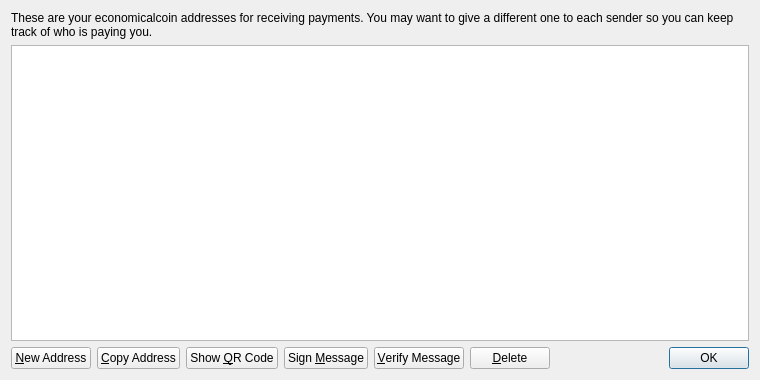
<?xml version="1.0" encoding="UTF-8"?>
<ui version="4.0">
 <class>AddressBookPage</class>
 <widget class="QWidget" name="AddressBookPage">
  <property name="geometry">
   <rect>
    <x>0</x>
    <y>0</y>
    <width>760</width>
    <height>380</height>
   </rect>
  </property>
  <property name="windowTitle">
   <string>Address Book</string>
  </property>
  <layout class="QVBoxLayout" name="verticalLayout">
   <item>
    <widget class="QLabel" name="labelExplanation">
     <property name="text">
      <string>These are your economicalcoin addresses for receiving payments. You may want to give a different one to each sender so you can keep track of who is paying you.</string>
     </property>
     <property name="textFormat">
      <enum>Qt::PlainText</enum>
     </property>
     <property name="wordWrap">
      <bool>true</bool>
     </property>
    </widget>
   </item>
   <item>
    <widget class="QTableView" name="tableView">
     <property name="contextMenuPolicy">
      <enum>Qt::CustomContextMenu</enum>
     </property>
     <property name="toolTip">
      <string>Double-click to edit address or label</string>
     </property>
     <property name="tabKeyNavigation">
      <bool>false</bool>
     </property>
     <property name="alternatingRowColors">
      <bool>true</bool>
     </property>
     <property name="selectionMode">
      <enum>QAbstractItemView::SingleSelection</enum>
     </property>
     <property name="selectionBehavior">
      <enum>QAbstractItemView::SelectRows</enum>
     </property>
     <property name="sortingEnabled">
      <bool>true</bool>
     </property>
     <attribute name="verticalHeaderVisible">
      <bool>false</bool>
     </attribute>
    </widget>
   </item>
   <item>
    <layout class="QHBoxLayout" name="horizontalLayout">
     <item>
      <widget class="QPushButton" name="newAddressButton">
       <property name="toolTip">
        <string>Create a new address</string>
       </property>
       <property name="text">
        <string>&amp;New Address</string>
       </property>
       <property name="icon">
        <iconset resource="../bitcoin.qrc">
         <normaloff>:/icons/add</normaloff>:/icons/add</iconset>
       </property>
      </widget>
     </item>
     <item>
      <widget class="QPushButton" name="copyToClipboard">
       <property name="toolTip">
        <string>Copy the currently selected address to the system clipboard</string>
       </property>
       <property name="text">
        <string>&amp;Copy Address</string>
       </property>
       <property name="icon">
        <iconset resource="../bitcoin.qrc">
         <normaloff>:/icons/editcopy</normaloff>:/icons/editcopy</iconset>
       </property>
      </widget>
     </item>
     <item>
      <widget class="QPushButton" name="showQRCode">
       <property name="text">
        <string>Show &amp;QR Code</string>
       </property>
       <property name="icon">
        <iconset resource="../bitcoin.qrc">
         <normaloff>:/icons/qrcode</normaloff>:/icons/qrcode</iconset>
       </property>
      </widget>
     </item>
     <item>
      <widget class="QPushButton" name="signMessage">
       <property name="toolTip">
        <string>Sign a message to prove you own a economicalcoin address</string>
       </property>
       <property name="text">
        <string>Sign &amp;Message</string>
       </property>
       <property name="icon">
        <iconset resource="../bitcoin.qrc">
         <normaloff>:/icons/edit</normaloff>:/icons/edit</iconset>
       </property>
      </widget>
     </item>
     <item>
      <widget class="QPushButton" name="verifyMessage">
       <property name="toolTip">
        <string>Verify a message to ensure it was signed with a specified economicalcoin address</string>
       </property>
       <property name="text">
        <string>&amp;Verify Message</string>
       </property>
       <property name="icon">
        <iconset resource="../bitcoin.qrc">
         <normaloff>:/icons/transaction_0</normaloff>:/icons/transaction_0</iconset>
       </property>
      </widget>
     </item>
     <item>
      <widget class="QPushButton" name="deleteButton">
       <property name="toolTip">
        <string>Delete the currently selected address from the list</string>
       </property>
       <property name="text">
        <string>&amp;Delete</string>
       </property>
       <property name="icon">
        <iconset resource="../bitcoin.qrc">
         <normaloff>:/icons/remove</normaloff>:/icons/remove</iconset>
       </property>
      </widget>
     </item>
     <item>
      <spacer name="horizontalSpacer">
       <property name="orientation">
        <enum>Qt::Horizontal</enum>
       </property>
       <property name="sizeHint" stdset="0">
        <size>
         <width>40</width>
         <height>20</height>
        </size>
       </property>
      </spacer>
     </item>
     <item>
      <widget class="QDialogButtonBox" name="buttonBox">
       <property name="sizePolicy">
        <sizepolicy hsizetype="Maximum" vsizetype="Fixed">
         <horstretch>0</horstretch>
         <verstretch>0</verstretch>
        </sizepolicy>
       </property>
       <property name="standardButtons">
        <set>QDialogButtonBox::Ok</set>
       </property>
      </widget>
     </item>
    </layout>
   </item>
  </layout>
 </widget>
 <resources>
  <include location="../bitcoin.qrc"/>
 </resources>
 <connections/>
</ui>
